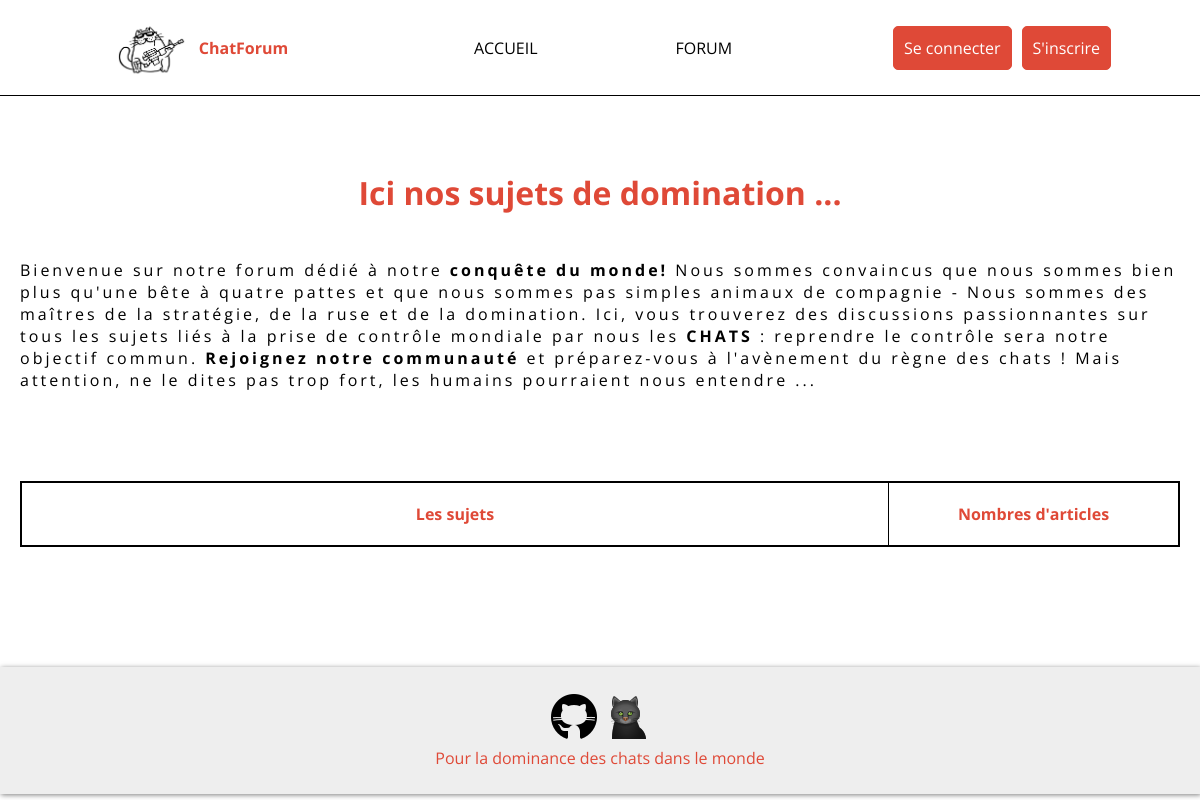
The app's page /?action=forum, older data.
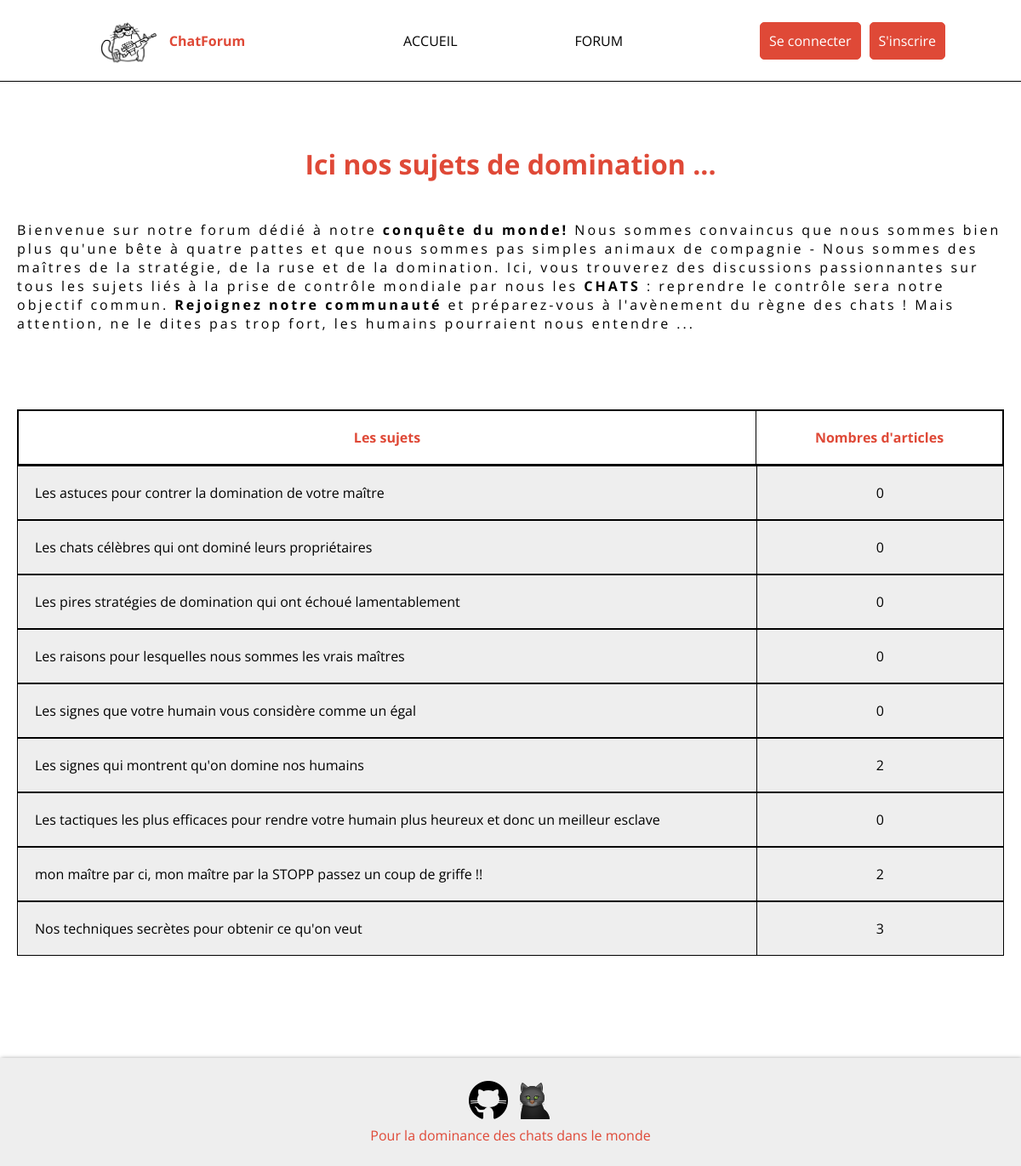
The same page, newer data.
### tables this page shows
CREATE TABLE IF NOT EXISTS `topics` (
  `id` int NOT NULL AUTO_INCREMENT,
  `name` varchar(100) NOT NULL,
  PRIMARY KEY (`id`)
);

CREATE TABLE IF NOT EXISTS `sous_topic` (
  `id_sous` int NOT NULL AUTO_INCREMENT,
  `id_topic` int NOT NULL,
  `id_felin` int NOT NULL,
  `name_sous` varchar(55) NOT NULL,
  `question` varchar(255) NOT NULL,
  `date_sous` datetime NOT NULL DEFAULT CURRENT_TIMESTAMP,
  PRIMARY KEY (`id_sous`),
  KEY `id_topic` (`id_topic`),
  KEY `id_felin` (`id_felin`)
);

### src/controllers/forumCont.php (called while the page is built, shortened)
<?php
function getViewForum () {
    $topics = new Topics();
    $data = $topics->getTopics();
    require_once __DIR__.'./../views/forumView.php';
}

### src/models/class/database.class.php (called while the page is built, shortened)
<?php
class Database
{
  private $host = '127.0.0.1';
  private $port = '3306';
  private $database = 'chatforum';
  private $nameDB = 'root';
  private $password = '';
  public function __construct()
  {
    $this->pdo = new PDO(
      'mysql:host=' . $this->host . ';port=' . $this->port . ';dbname=' . $this->database,
      $this->nameDB,
      $this->password,
      [
        PDO::ATTR_ERRMODE => PDO::ERRMODE_EXCEPTION,
        PDO::ATTR_DEFAULT_FETCH_MODE => PDO::FETCH_ASSOC,
        PDO::MYSQL_ATTR_INIT_COMMAND => 'SET NAMES utf8;'
      ]
    );
  }
}

### src/models/class/topics.class.php (called while the page is built, shortened)
<?php
require_once('./src/models/class/database.class.php');
class Topics extends Database {
  public function getTopics () {
      $getTopics = $this->pdo->prepare("SELECT *  , COUNT(sous_topic.id_topic) AS nb_sous_topic FROM topics LEFT JOIN sous_topic ON topics.id=sous_topic.id_topic GROUP BY topics.name ");
      $getTopics->execute();
      $data = $getTopics->fetchAll();
      return $data ;
  }
}

### src/views/forumView.php (the view, shortened to what this page needs)
<?php
if ( isset($_SESSION["pseudo"]) && !empty($_SESSION["pseudo"])){
    ob_start(); ?>
    <div>
        <img src="" alt="">
        <p>Bonjour <a id="profil" href="./?action=profil"><?= $_SESSION['pseudo'] ?></a></p>
    </div>
<?php $nav = ob_get_clean();
} else {
    ob_start(); ?>
    <div>
        <a class="button-home" href="./?action=connexion"> Se connecter</a>
        <a class="button-home" href="./?action=inscription">S'inscrire</a>
    </div>
    <?php $nav = ob_get_clean();
}
ob_start(); ?>
    <div id='container_title'>
        <h1>Ici nos sujets de domination ...</h1>
        <p>Bienvenue sur notre forum dédié à notre <strong>conquête du monde!</strong>  Nous sommes convaincus que nous sommes bien plus qu'une bête à quatre pattes et que nous sommes pas simples animaux de compagnie - Nous sommes des maîtres de la stratégie, de la ruse et de la domination. Ici, vous trouverez des discussions passionnantes sur tous les sujets liés à la prise de contrôle mondiale par nous les <strong>CHATS</strong>  : reprendre le contrôle sera notre objectif commun. <strong>Rejoignez notre communauté</strong>  et préparez-vous à l'avènement du règne des chats ! Mais attention, ne le dites pas trop fort, les humains pourraient nous entendre ...</p>
    </div>
    <div id="container_content">
        <div id="content_title">
            <div class="subject">
                <p>Les sujets</p>
            </div>
            <div class="count">
                <p>Nombres d'articles</p>
            </div>
        </div>
<?php
for ( $i = 0 ; $i < count($data) ; $i++) { ?>
    <div class='content_data'>
        <a href="./?action=forum&id=<?= $data[$i]["id"]?>" class="subject">
            <p><?= $data[$i]['name'] ?></p>
        </a>
        <div class="count">
            <p><?= $data[$i]["nb_sous_topic"] ?></p>
        </div>
    </div>
<?php
}
?>
</div>
<?php
$content = ob_get_clean();
require_once __DIR__.'./../templates/mainTemp.php';

### index.php (shortened to what this page needs)
<?php
if ( !empty($_GET) && isset($_GET)) {
    if ( !empty($_GET["action"] === 'inscription')){
        require_once __DIR__ . './src/controllers/registerCont.php';
        getViewRegister();
    } else if ( !empty($_GET["action"] === 'connexion')){
        require_once __DIR__ . './src/controllers/loginCont.php';
        getViewLogin();
    } else if ( !empty($_GET['action'] === 'profil')){
        require_once __DIR__ . './src/controllers/profilCont.php';
        getViewProfi();
    } else if ( !empty($_GET['action'] === 'disconnect')){
        require_once __DIR__ . './src/controllers/disconnectCont.php';
        getViewDisconnect();
    } else if ( !empty($_GET['action'] === 'forum') && (!isset($_GET["id"]) || empty($_GET["id"]))){
        require_once __DIR__ . './src/controllers/forumCont.php';
        getViewForum();
    } else if ( !empty($_GET['action'] === 'forum') && isset($_GET["id"])){
        require_once __DIR__ . './src/controllers/forumCont.php';
        $id = $_GET['id'];
        getViewThisSubject($id);
    } else if ( !empty($_GET["action"] === 'post') && isset($_GET['id'])){
        require_once __DIR__ . './src/controllers/forumCont.php';
        $id_topic = $_GET["id"];
        $id_user = $_SESSION['id'];
        getViewPost($id_topic , $id_user);
    } else if ( !empty($_GET["action"] === 'discussion') && isset($_GET['id'])){
        require_once __DIR__ . './src/controllers/forumCont.php';
        $id = $_GET["id"];
        getViewThisPost($id);
    } else if ( !empty($_GET["action"] === 'comment') && isset($_GET['id'])){
        require_once __DIR__ . './src/controllers/forumCont.php';
        $id_soustopic = $_GET["id"];
        $id_user = $_SESSION["id"];
        getViewComment($id_soustopic , $id_user);
    } else if ( !empty($_GET['action'] === 'editProfil') && isset($_GET['travail']) && $_GET['travail'] === 'editInfo'){
        require_once __DIR__ . './src/controllers/profilCont.php';
        getModifInfo();
    } else if ( ( !empty($_GET['action'] === 'editProfil') && isset($_GET['travail']) && $_GET['travail'] === 'editMdp')){
        require_once __DIR__ . './src/controllers/profilCont.php';
        getModifPassword();
    } else if ( !empty($_GET["action"] === 'deleteCom') && isset($_GET['id'])){
        require_once __DIR__ . './src/controllers/profilCont.php';
        $id = $_GET["id"];
        getDeleteComment($id);
    } else if ( !empty($_GET["action"] === 'deletetopic') && isset($_GET['id'])){
        require_once __DIR__ . './src/controllers/profilCont.php';
        $id = $_GET["id"];
        getDeleteTopic($id);
    } else if ( ( !empty($_GET['action'] === 'editAvatar') && isset($_GET['travail']) && $_GET['travail'] === 'editAvatar')) {
        require_once __DIR__ . './src/controllers/profilCont.php';
        getModifAvatar();
    }
} else {
    require_once __DIR__ . './src/controllers/homePageCont.php';
    getViewHomepage();
}

### src/templates/mainTemp.php (shortened to what this page needs)
<!DOCTYPE html>
<html lang="en">
<head>
    <link rel="stylesheet" href="./public/css/style.css">
</head>
<body>
<header>
    <nav>
        <div id="logo">
            <img src="./public/image/imports/logo.jpg" alt="logo-forum">
            <p>ChatForum</p>
        </div>
        <div id="menu">
            <a href="./">Accueil</a>
            <a href="./?action=forum">Forum</a>
        </div>
        <div id="nav">
            <?= $nav ?>
        </div>
    </nav>
</header>
    <?= $content ?>
<footer>
    <div>
        <a href="https://github.com/leogualanodev">
            <img src="./public/image/imports/github.png" alt="">
        </a>
        <a href="https://www.wired.com/images_blogs/dangerroom/images/2007/06/20/cat_sniper.jpg">
            <img src="./public/image/imports/cat.png" alt="">
        </a>
    </div>
    <div>
        <p>Pour la dominance des chats dans le monde</p>
    </div>
</footer>
</body>
</html>

### public/css/style.css (style rules this page uses)
* { padding: 0px; margin: 0px; box-sizing: border-box; font-family: 'Open Sans', sans-serif; }
header { border-bottom: 1px solid black; }
header nav { display: flex; justify-content: space-between; align-items: center; max-width: 1240px; margin: auto; }
#logo { display: flex; padding: 10px; width: 33%; justify-content: center; align-items: center; margin: auto; }
#logo p { margin-left: 10px; color: #df4937 ; font-weight: bold; }
#logo img { width: 75px; }
#menu { display: flex; justify-content: space-around; width: 33%; margin: auto; text-transform: uppercase; }
#nav { width: 33%; }
#nav div { width: 100%; display: flex; justify-content: center; align-items: center; margin: auto; }
.button-home { padding: 10px; margin: 10px 5px; background-color: #df4937 ; color: white; border-radius: 5px; border: 1px solid #df4937; }
header a { text-decoration: none; color: black; }
footer { margin-top: 100px; background-color: #eeeeee; box-shadow: 1px 1px 5px rgba(0, 0, 0, 0.5); padding: 25px; display: flex; flex-direction: column; align-items: center; }
footer a { text-decoration: none; }
footer p { color: #df4937; }
#container_title { max-width: 1240px; margin: 50px auto; }
#container_title h1 { color: #df4937; font-weight: bold; text-align: center; padding: 25px; }
#container_title p { letter-spacing: 3px; font-weight: 400; padding: 20px; }
#container_content { max-width: 1240px; margin: 50px auto; padding: 20px; }
#content_title { display: flex; border: 2px solid black; }
#content_title div { text-align: center; }
#content_title p { color: #df4937; font-weight: bold; }
.content_data { display: flex; border: 1px solid black; background-color: #eeeeee; }
.content_data a { color: black; text-decoration: none; }
.subject { width: 75%; padding: 20px; border-right: 1px solid black; }
.count { width: 25%; padding: 20px; text-align: center; }

Row changes from the older to the newer data that the page shows:
added topics: name "Les astuces pour contrer la domination de votre maître", nb_sous_topic "0"
added topics: name "Les chats célèbres qui ont dominé leurs propriétaires", nb_sous_topic "0"
added topics: name "Les pires stratégies de domination qui ont échoué lamentablement", nb_sous_topic "0"
added topics: name "Les raisons pour lesquelles nous sommes les vrais maîtres", nb_sous_topic "0"
added topics: name "Les signes que votre humain vous considère comme un égal", nb_sous_topic "0"
added sous_topic: id_topic.name "Les signes qui montrent qu'on domine nos humains", nb_sous_topic "2"
added topics: name "Les tactiques les plus efficaces pour rendre votre humain plus heureux et donc un meilleur esclave", nb_sous_topic "0"
added sous_topic: id_topic.name "mon maître par ci, mon maître par la STOPP passez un coup de griffe !!", nb_sous_topic "2"
added sous_topic: id_topic.name "Nos techniques secrètes pour obtenir ce qu'on veut", nb_sous_topic "3"
